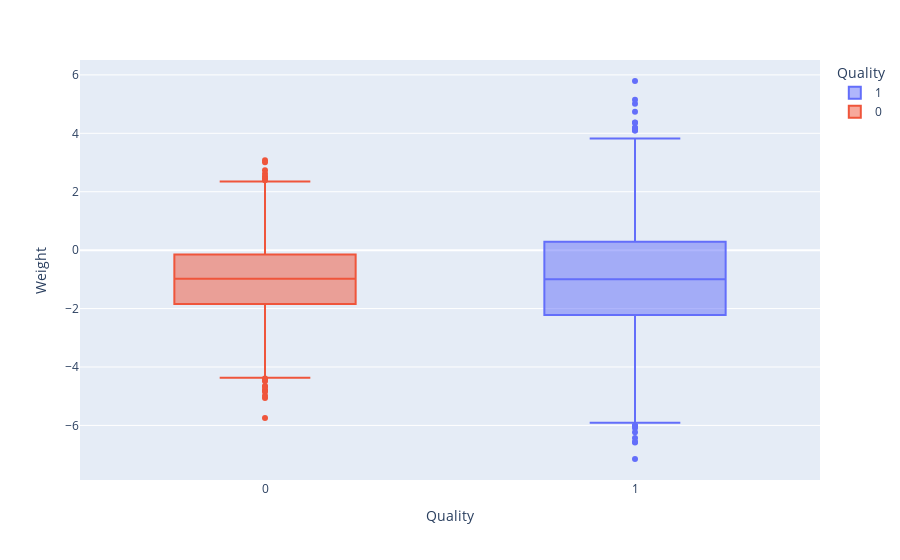

Notebook cell for this chart:
### Code cell
# BoxPlot Quality x Weight
px.box(df_fruits, x='Quality', y='Weight', color='Quality')

### Figure 1 — Plotly figure (JSON) as saved in the notebook; plotly's stock layout.template omitted (floating-point values rounded to 4 significant figures; data arrays with more than 128 entries replaced by an {"elided": "..."} marker saying what was removed)
{"data": [{"alignmentgroup": "True", "hovertemplate": "Quality=%{x}<br>Weight=%{y}<extra></extra>", "legendgroup": "1", "marker": {"color": "#636efa"}, "name": "1", "notched": false, "offsetgroup": "1", "orientation": "v", "showlegend": true, "type": "box", "x": {"elided": "2004 int values"}, "x0": " ", "xaxis": "x", "y": {"elided": "2004 float values"}, "y0": " ", "yaxis": "y"}, {"alignmentgroup": "True", "hovertemplate": "Quality=%{x}<br>Weight=%{y}<extra></extra>", "legendgroup": "0", "marker": {"color": "#EF553B"}, "name": "0", "notched": false, "offsetgroup": "0", "orientation": "v", "showlegend": true, "type": "box", "x": {"elided": "1996 int values"}, "x0": " ", "xaxis": "x", "y": {"elided": "1996 float values"}, "y0": " ", "yaxis": "y"}], "layout": {"boxmode": "overlay", "legend": {"title": {"text": "Quality"}, "tracegroupgap": 0}, "margin": {"t": 60}, "xaxis": {"anchor": "y", "categoryarray": [1, 0], "categoryorder": "array", "domain": [0, 1], "title": {"text": "Quality"}}, "yaxis": {"anchor": "x", "domain": [0, 1], "title": {"text": "Weight"}}}}
